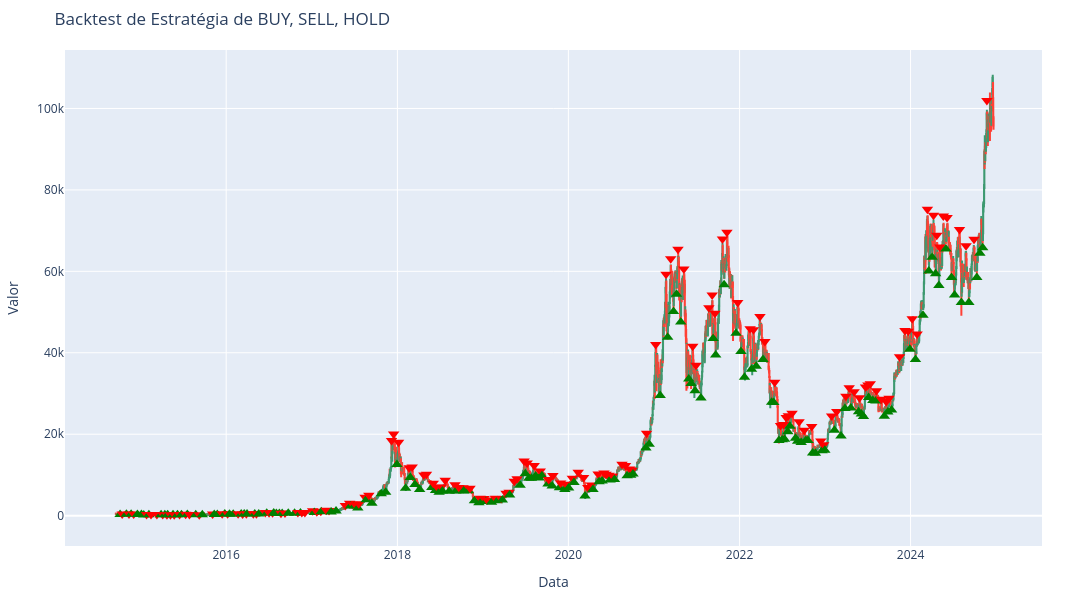

Here is the notebook cell this chart was saved with:
### Code cell
import os, sys
processing_source_path = os.path.abspath('Processing/')
if(processing_source_path not in sys.path):
    sys.path.append(processing_source_path)
from ProcessingPipeline import FeaturesDataGenerator
features_dg=FeaturesDataGenerator()
# Dados de exemplo
close_price_list = df['Close'].values

#labels = labelling_method(close_price_list, 60)
label_data = features_dg.label_data(close_prices=df['Close'], window= 16)

labels=[("BUY" if np.allclose(label, [0, 1, 0]) else "SELL" if np.allclose(label, [0, 0, 1]) else "HOLD") 
        for label in label_data]# Realizar o backtest

print(np.unique(labels, return_counts=True))
# Realizar o backtest
portfolio_values = backtest(close_price_list, labels, initial_capital=100)

# Gráfico do desempenho
import plotly.graph_objects as go

#fig = go.Figure()

fig = go.Figure(data=[go.Candlestick(x=df.index,
                open=df['Open'],
                high=df['High'],
                low=df['Low'],
                close=df['Close'],
                name='Candlestick')])

# Valor do portfólio
#fig.add_trace(go.Scatter(
#    x=df.index,
#    y=portfolio_values,
#    mode='lines',
#    name='Valor do Portfólio'
#))

# Configuração do layout
fig.update_layout(
    title="Backtest de Estratégia de BUY, SELL, HOLD",
    xaxis_title="Data",
    yaxis_title="Valor",
    showlegend=False,
    width=1700,
    height=600,
    margin=dict(l=50, r=50, t=50, b=50)  # Margem esquerda, direita, superior e inferior
)


# Adiciona os marcadores BUY, SELL e HOLD
for i, label in enumerate(labels):
    if label == "BUY":
        fig.add_trace(go.Scatter(
            x=[df.index[i]],
            y=[df['Close'].iloc[i]- 0.03*df['Close'].iloc[i]] ,
            mode='markers',
            marker=dict(color='green', size=10, symbol='triangle-up'),
            name='BUY'
        ))
    elif label == "SELL":
        fig.add_trace(go.Scatter(
            x=[df.index[i]],
            y=[df['Close'].iloc[i]+ 0.03*df['Close'].iloc[i]],
            mode='markers',
            marker=dict(color='red', size=10, symbol='triangle-down'),
            name='SELL'
        ))
fig.update_layout(xaxis_rangeslider_visible=False)
fig.show()
